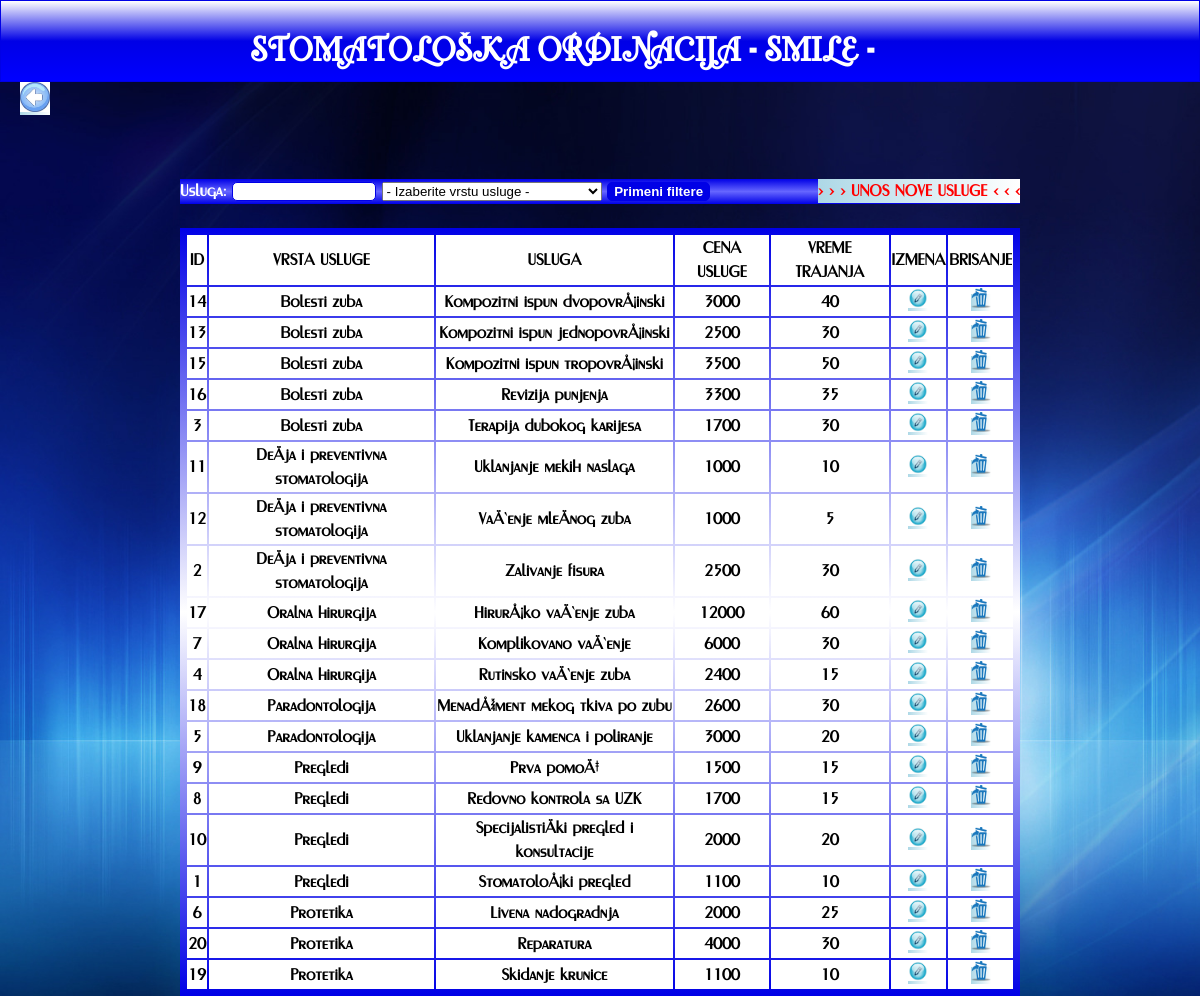
The app's page /zubarska_ordinacija/maticni/usluge/pregled.php (signed in) with its own data.
### tables this page shows
CREATE TABLE `usluga` (
  `id` int(10) UNSIGNED NOT NULL,
  `naziv` varchar(50) NOT NULL,
  `cena` int(11) NOT NULL COMMENT 'cena usluge',
  `vreme` int(11) NOT NULL COMMENT 'vreme trajanja usluge u minutima',
  `id_vrsta_usluge` int(10) UNSIGNED NOT NULL
);

CREATE TABLE `vrsta_usluge` (
  `id` int(10) UNSIGNED NOT NULL,
  `naziv` varchar(40) NOT NULL
);

### zubarska_ordinacija/maticni/usluge/pregled.php (the view, shortened to what this page needs)
<?php
include_once "../../inc/header.php";
require '../../inc/konekcija.php';
?>
			<a href="../../pocetna.php" class="nazad"><img src="../../img/back.jpg" width=30 height=30></a>
		</header>
		<main>
	<?php
			$selectV = "<option value='-1'> - Izaberite vrstu usluge - </option>";
		$sqlQuery = "SELECT V.*,V.naziv as vrsta
					FROM vrsta_usluge V ";
		$res = mysqli_query($conn, $sqlQuery);
		while($row = mysqli_fetch_assoc($res)){
			$selectV .= "<option value=${row['id']}> ${row['vrsta']} </option>";
		}
	?>
		<div class="filter">
			<form action="" name="filtriranje" >
				Usluga: <input type="text" size="15" name="fltUsl" value=<?php echo (isset($_REQUEST['fltUsl']))?$_REQUEST['fltUsl']:"";?>>
				<select name="fltVrsta" id="fltVrsta"><?=$selectV?></select>
				<input type="submit" name="filtriraj" value="Primeni filtere">
			&nbsp; <a href="azuriranje.php?akcija=n" class="unos" > > > > UNOS NOVE USLUGE < < < </a><br><br>
			</form>
		</div>
		<br>
			<table class="tabela" >
				<tr align="center">
					<td>ID</td>
					<td>VRSTA USLUGE</td>
					<td>USLUGA</td>
					<td>CENA USLUGE</td>
					<td>VREME TRAJANJA</td>
					<td>IZMENA</td>
					<td>BRISANJE</td>
				</tr>
	<?php
			$sqlUslovi = " 1=1 ";
			$sqlQuery = "SELECT U.*, V.naziv AS vrsta
						FROM usluga U
						LEFT JOIN vrsta_usluge V ON U.id_vrsta_usluge=V.id
						WHERE $sqlUslovi
						 ORDER BY V.naziv, U.naziv";
			$res = mysqli_query($conn, $sqlQuery);
			while($row = mysqli_fetch_assoc($res)){
	?>
				<tr align="center">
					<td><?=$row['id']?></td>
					<td><?=$row['vrsta']?></td>
					<td><?=$row['naziv']?></td>
					<td><?=$row['cena']?></td>
					<td><?=$row['vreme']?></td>
					<td><a href="azuriranje.php?akcija=i&id=<?=$row['id']?>"><img src="../../img/edit.jpg" width=20 height=20></a></td>
					<td><a href="azuriranje.php?akcija=b&id=<?=$row['id']?>" onClick="return potvrdiAkciju('Da li želite da obrišete uslugu \n <?=$row['naziv']?>?');"><img src="../../img/remove.png" width=20 height=20></a></td>
				</tr>
	<?php
		}
	?>
			</table>
		</main>
	</body>
	</html>

### zubarska_ordinacija/css/style.css (style rules this page uses)
body { font-family: FirstFont; font-size: 16px; line-height: 1.5; padding: 0; margin: 0; background-image: url(../img/background.jpg); background-size:cover; min-height:500px; }
a:link, a:visited { background: linear-gradient(to left,white ,lightblue ); color: red; font-weight:bold; text-decoration:none; }
.filter, .filterZ { height:25px; background: linear-gradient(to top,#0000e6, #6666ff, #0000e6 ); text-align:left; margin:auto; width:70%; font-weight:bold; margin-top:60px; color:white; }
.nazad { margin-left:20px; }
.tabela { width:70%; }
.tabela, .tabelaUnos { border-collapse: separate ; margin:auto; background: linear-gradient(to bottom ,#0000e6 , white,#0000e6 ); font-weight:bold; padding:5px; }
th,tr { background: white; }
.unos { float:right; }
.filter input[type="submit"] { border-radius:5px; color:white; font-weight:900; background:#0000e6; }
.filter input { border-radius:5px; font-weight:900; border:1px solid #0000e6; }

### records on screen
usluga: id "14", id_vrsta_usluge.naziv "Bolesti zuba", naziv "Kompozitni ispun dvopovrÅ¡inski", cena "3000", vreme "40"
usluga: id "13", id_vrsta_usluge.naziv "Bolesti zuba", naziv "Kompozitni ispun jednopovrÅ¡inski", cena "2500", vreme "30"
usluga: id "15", id_vrsta_usluge.naziv "Bolesti zuba", naziv "Kompozitni ispun tropovrÅ¡inski", cena "3500", vreme "50"
usluga: id "16", id_vrsta_usluge.naziv "Bolesti zuba", naziv "Revizija punjenja", cena "3300", vreme "35"
usluga: id "3", id_vrsta_usluge.naziv "Bolesti zuba", naziv "Terapija dubokog karijesa", cena "1700", vreme "30"
usluga: id "11", id_vrsta_usluge.naziv "DeÄja i preventivna stomatologija", naziv "Uklanjanje mekih naslaga", cena "1000", vreme "10"
usluga: id "12", id_vrsta_usluge.naziv "DeÄja i preventivna stomatologija", naziv "VaÄ‘enje mleÄnog zuba", cena "1000", vreme "5"
usluga: id "2", id_vrsta_usluge.naziv "DeÄja i preventivna stomatologija", naziv "Zalivanje fisura", cena "2500", vreme "30"
usluga: id "17", id_vrsta_usluge.naziv "Oralna hirurgija", naziv "HirurÅ¡ko vaÄ‘enje zuba", cena "12000", vreme "60"
usluga: id "7", id_vrsta_usluge.naziv "Oralna hirurgija", naziv "Komplikovano vaÄ‘enje", cena "6000", vreme "30"
usluga: id "4", id_vrsta_usluge.naziv "Oralna hirurgija", naziv "Rutinsko vaÄ‘enje zuba", cena "2400", vreme "15"
usluga: id "18", id_vrsta_usluge.naziv "Paradontologija", naziv "MenadÅ¾ment mekog tkiva po zubu", cena "2600", vreme "30"
usluga: id "5", id_vrsta_usluge.naziv "Paradontologija", naziv "Uklanjanje kamenca i poliranje", cena "3000", vreme "20"
usluga: id "9", id_vrsta_usluge.naziv "Pregledi", naziv "Prva pomoÄ‡", cena "1500", vreme "15"
usluga: id "8", id_vrsta_usluge.naziv "Pregledi", naziv "Redovno kontrola sa UZK", cena "1700", vreme "15"
usluga: id "10", id_vrsta_usluge.naziv "Pregledi", naziv "SpecijalistiÄki pregled i konsultacije", cena "2000", vreme "20"
usluga: id "1", id_vrsta_usluge.naziv "Pregledi", naziv "StomatoloÅ¡ki pregled", cena "1100", vreme "10"
usluga: id "6", id_vrsta_usluge.naziv "Protetika", naziv "Livena nadogradnja", cena "2000", vreme "25"
usluga: id "20", id_vrsta_usluge.naziv "Protetika", naziv "Reparatura", cena "4000", vreme "30"
usluga: id "19", id_vrsta_usluge.naziv "Protetika", naziv "Skidanje krunice", cena "1100", vreme "10"
